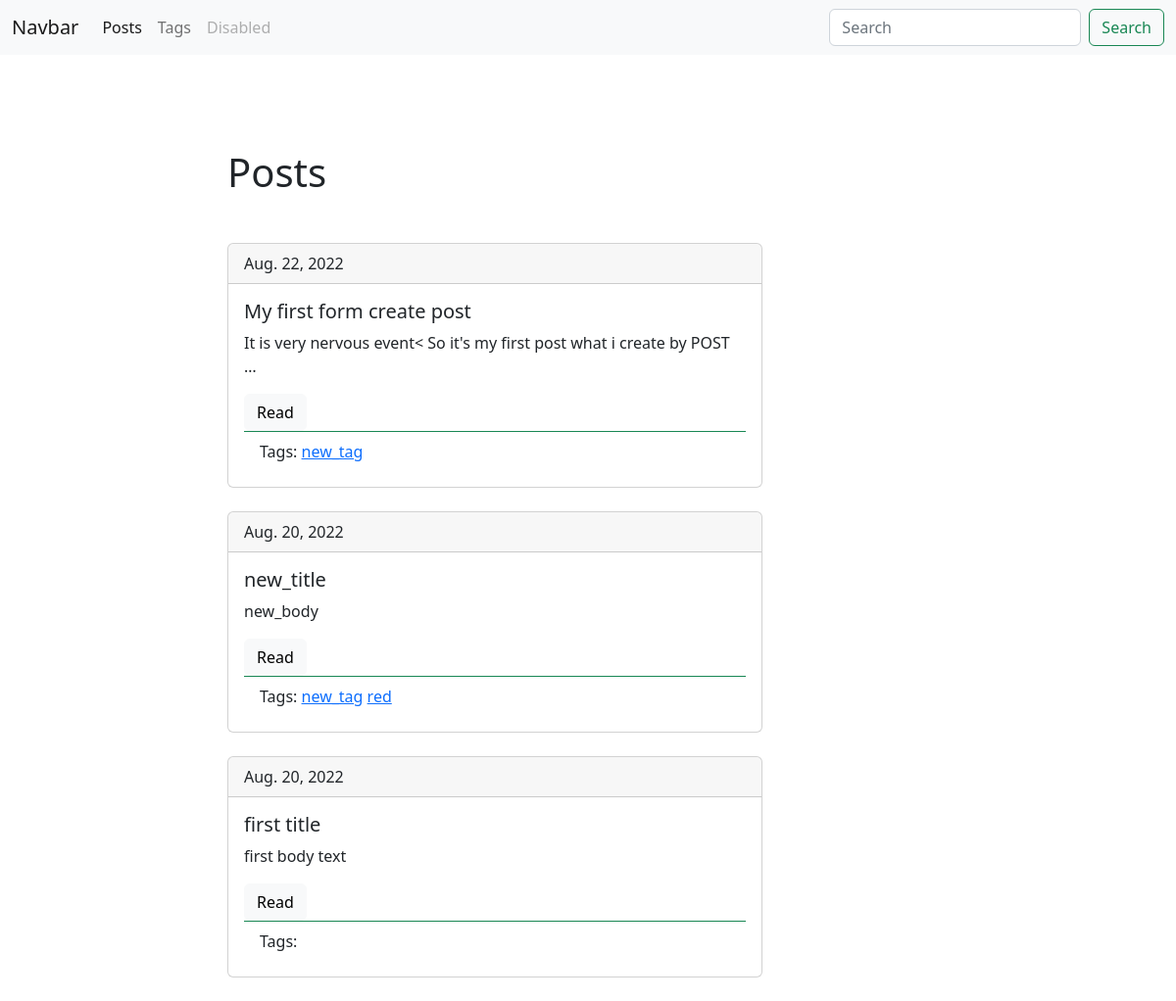
The app's page /, older data.
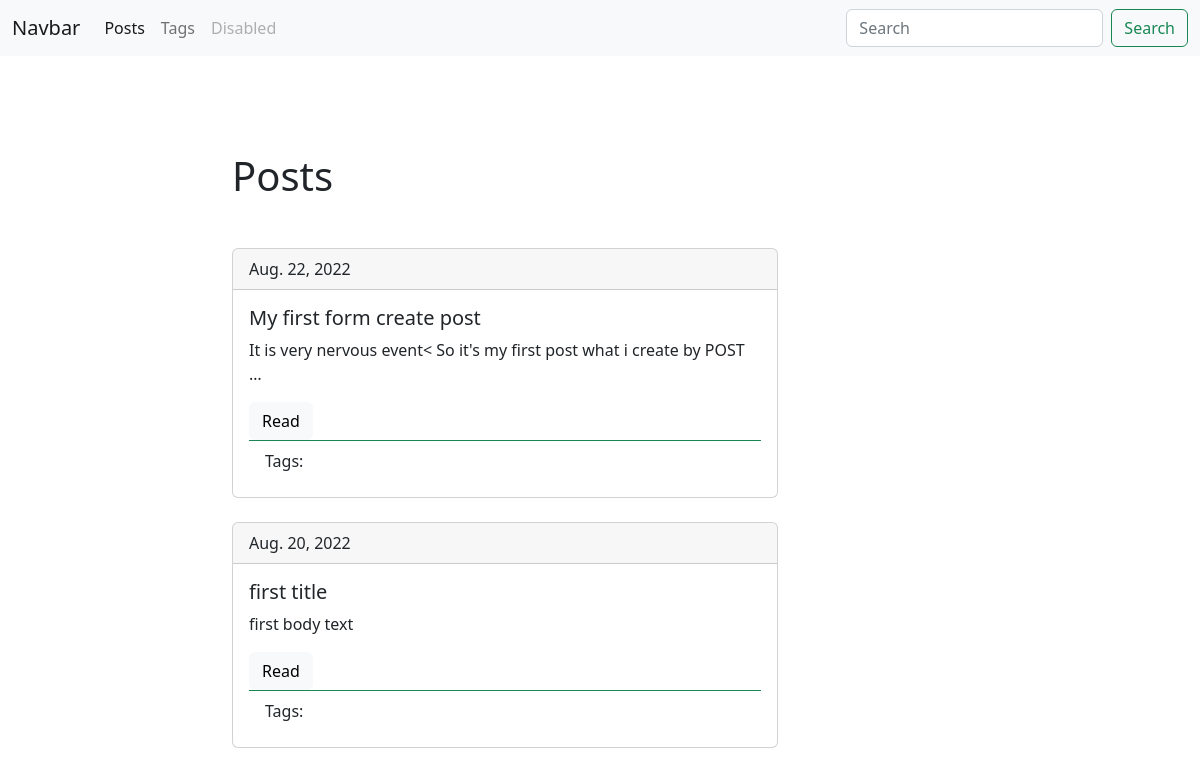
The same page, newer data.
### blog/models.py (models this page shows, shortened)
class Post(models.Model):
    title = models.CharField(max_length=150, db_index=True)
    slug = models.SlugField(max_length=150, blank=True, unique=True)
    body = models.TextField(blank=True, db_index=True)
    tags = models.ManyToManyField("Tag", blank=True, related_name='posts')
    date_pub = models.DateField(auto_now_add=True)
    def get_absolute_url(self):
        return reverse('post_detail_url', kwargs={'slug': self.slug})
    class Meta:
        ordering = ['-date_pub']

class Tag(models.Model):
    title = models.CharField(max_length=50)
    slug = models.SlugField(max_length=50, unique=True)
    def get_absolute_url(self):
        return reverse('tag_detail_url', kwargs={'slug': self.slug})
    def __str__(self):
        return self.title
    class Meta:
        ordering = ['title']

### blog/views.py (the view)
# urls.py: path('', posts_list, name='posts_list_url'),
def posts_list(request):
    search_query = request.GET.get('search', '')
    if search_query:
        posts = Post.objects.filter(Q(title__icontains=search_query) | Q(body__icontains=search_query))
    else:
        posts = Post.objects.all()
    paginator = Paginator(posts, 5)
    page_number = request.GET.get('page', 1)
    page = paginator.get_page(page_number)
    is_paginated = page.has_other_pages()
    if page.has_next():
        next_page = page.next_page_number()
    else:
        next_page = ''
    if page.has_previous():
        prev_page = page.previous_page_number()
    else:
        prev_page = ''
    context = {
        'page': page,
        'is_paginated': is_paginated,
        'next_page': next_page,
        'prev_page': prev_page
    }
    return render(request, 'blog/index.html', context=context)

### blog/templates/blog/index.html (shortened to what this page needs)
{% extends 'blog/base_blog.html' %}
{% block content %}
    <h1 class="mb-5">Posts</h1>
    {% for post in page.object_list %}
        {% include 'blog/includes/post_card.html' %}
    {% endfor %}
{% endblock %}

### blog/templates/blog/includes/post_card.html
<div class="card mb-4">
  <div class="card-header">
    {{ post.date_pub }}
  </div>
  <div class="card-body">
    <h5 class="card-title">{{ post.title }}</h5>
    <p class="card-text">{{ post.body | truncatewords:15 }}</p>
    <a href="{{ post.get_absolute_url }}" class="btn btn-light">Read</a>
    <div class="card-footer bg-transparent border-success">
      Tags:
    {% for tag in post.tags.all %}
      <a href="{{ tag.get_absolute_url }}"> {{ tag }}</a>
    {% endfor %}
    </div>
  </div>
</div>

Row changes from the older to the newer data that the page shows:
removed Tag: title "new_tag"
removed Post: date_pub "Aug. 20, 2022", title "new_title", body "new_body"
removed Tag: title "red", shown under "Aug. 20, 2022"
